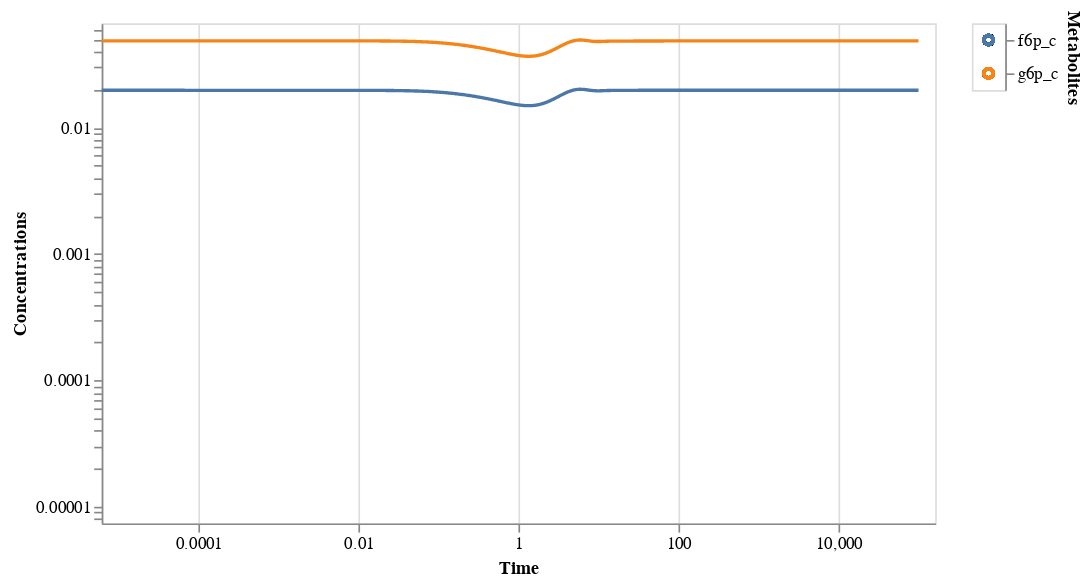

Write notebook code for a chart like this one.
### Code cell
plot_conc_sol(conc_sol, interactive= False,observable=["g6p_c","f6p_c"])

### Figure 1 — Vega-Lite specification as saved in the notebook (floating-point values rounded to 4 significant figures; data arrays with more than 128 entries replaced by an {"elided": "..."} marker saying what was removed)
{"config": {"view": {"continuousWidth": 400, "continuousHeight": 300}}, "hconcat": [{"mark": {"type": "line", "clip": true}, "encoding": {"color": {"condition": {"field": "Metabolites", "legend": null, "type": "nominal", "selection": "selector036"}, "value": "lightgray"}, "tooltip": [{"field": "Metabolites", "type": "nominal"}, {"field": "Time", "type": "quantitative"}, {"field": "Concentrations", "type": "quantitative"}], "x": {"axis": {"tickCount": 5}, "field": "Time", "scale": {"domain": [1e-05, 100000.0], "padding": 10, "type": "log"}, "title": "Time", "type": "quantitative"}, "y": {"axis": {"grid": false, "tickCount": 5}, "field": "Concentrations", "scale": {"domain": [1e-05, 0.04943], "padding": 10, "type": "log"}, "title": "Concentrations", "type": "quantitative"}}, "height": 300, "width": 500}, {"mark": "point", "encoding": {"color": {"condition": {"field": "Metabolites", "legend": null, "type": "nominal", "selection": "selector036"}, "value": "lightgray"}, "y": {"axis": {"orient": "right"}, "field": "Metabolites", "type": "nominal"}}, "selection": {"selector036": {"type": "multi", "fields": ["Metabolites"]}}}], "data": {"name": "data-b909313e430c647c14585c184c293f50"}, "$schema": "https://vega.github.io/schema/vega-lite/v4.17.0.json", "datasets": {"data-b909313e430c647c14585c184c293f50": {"elided": "1566 records"}}}
